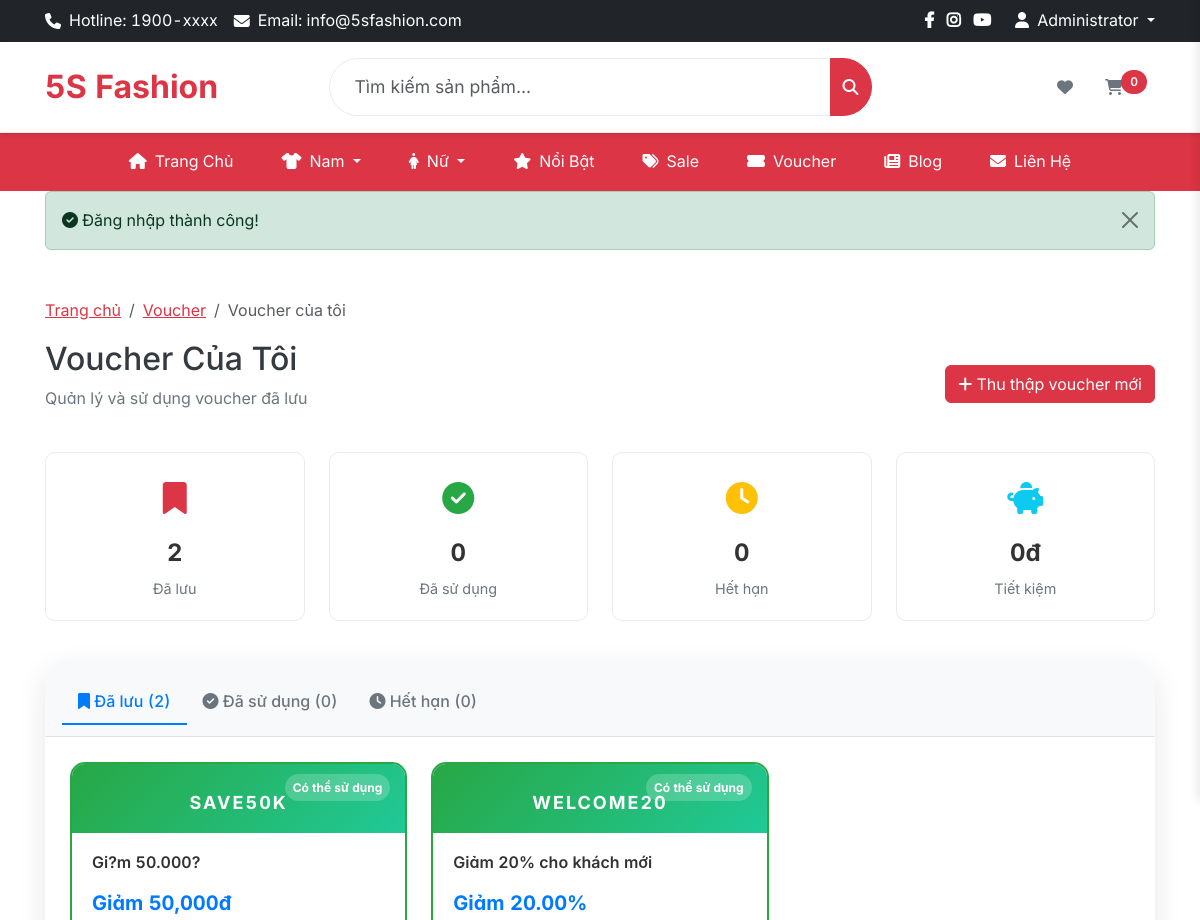
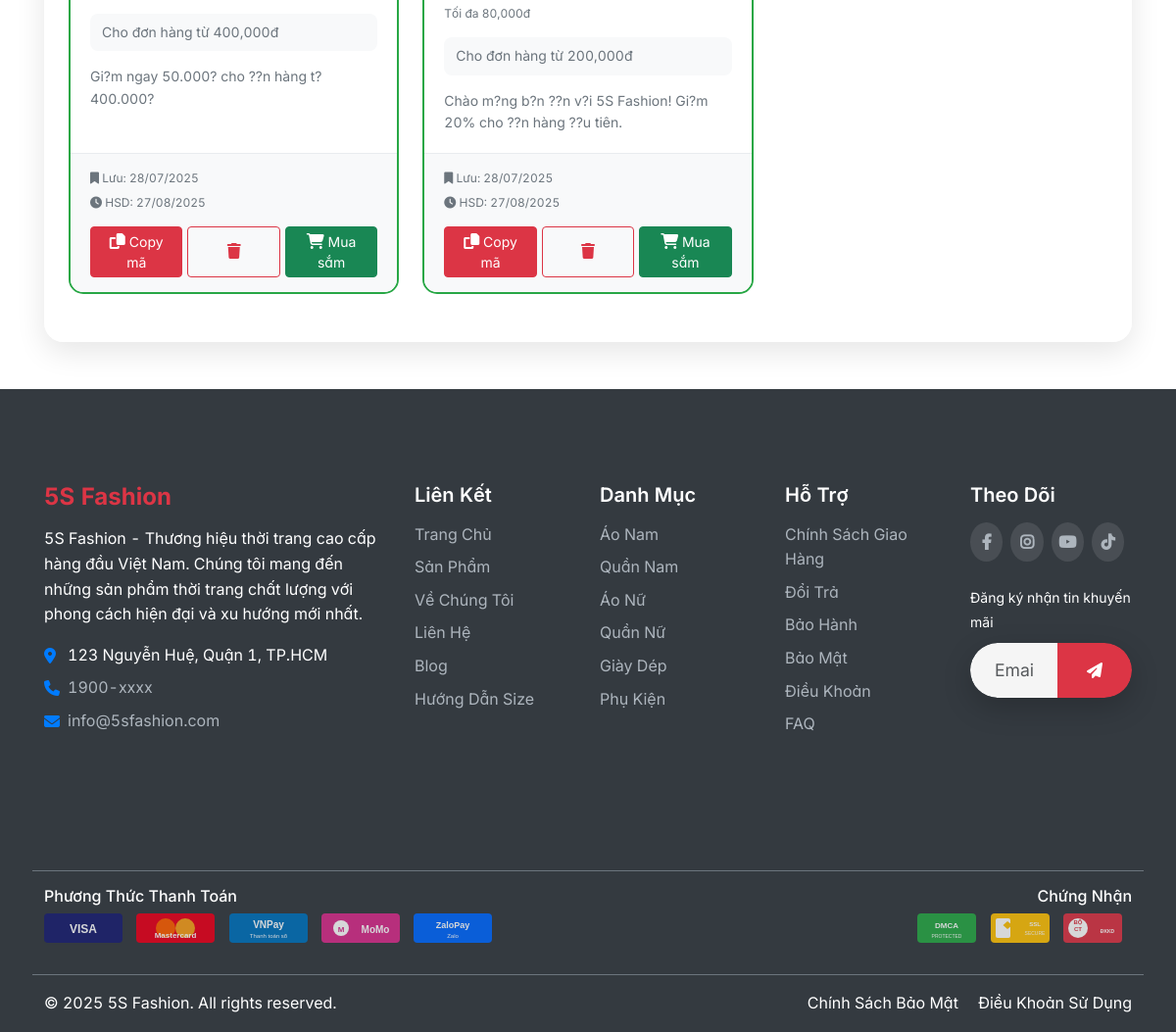
/vouchers/my-vouchers (signed in), run on the app's committed database (2 pictures, top to bottom).
### tables this page shows
CREATE TABLE IF NOT EXISTS `user_coupons` (
  `id` int NOT NULL AUTO_INCREMENT,
  `user_id` int NOT NULL,
  `coupon_id` int NOT NULL,
  `saved_at` timestamp NOT NULL DEFAULT CURRENT_TIMESTAMP,
  `used_at` timestamp NULL DEFAULT NULL,
  `status` enum('saved','used','expired') DEFAULT 'saved',
  PRIMARY KEY (`id`),
  UNIQUE KEY `user_coupon_unique` (`user_id`,`coupon_id`),
  KEY `user_coupons_user_id_foreign` (`user_id`),
  KEY `user_coupons_coupon_id_foreign` (`coupon_id`),
  KEY `user_coupons_status_index` (`status`)
);

CREATE TABLE IF NOT EXISTS `coupons` (
  `id` int NOT NULL AUTO_INCREMENT,
  `code` varchar(50) NOT NULL,
  `name` varchar(100) NOT NULL,
  `description` text,
  `type` enum('percentage','fixed_amount') NOT NULL,
  `value` decimal(10,2) NOT NULL,
  `minimum_amount` decimal(10,2) DEFAULT NULL,
  `maximum_discount` decimal(10,2) DEFAULT NULL,
  `usage_limit` int DEFAULT NULL,
  `used_count` int DEFAULT '0',
  `user_limit` int DEFAULT NULL,
  `valid_from` timestamp NULL DEFAULT NULL,
  `valid_until` timestamp NULL DEFAULT NULL,
  `status` enum('active','inactive','expired') DEFAULT 'active',
  `is_featured` tinyint(1) DEFAULT '0',
  `created_at` timestamp NOT NULL DEFAULT CURRENT_TIMESTAMP,
  `updated_at` timestamp NOT NULL DEFAULT CURRENT_TIMESTAMP ON UPDATE CURRENT_TIMESTAMP,
  PRIMARY KEY (`id`),
  UNIQUE KEY `coupons_code_unique` (`code`),
  KEY `coupons_status_index` (`status`),
  KEY `coupons_valid_from_index` (`valid_from`),
  KEY `coupons_valid_until_index` (`valid_until`)
);

### app/views/client/vouchers/my-vouchers.php (the view, shortened to what the rows shown need)
<div class="container my-5">
    <div class="row mb-4">
        <div class="col-12">
            <nav aria-label="breadcrumb">
                <ol class="breadcrumb">
                    <li class="breadcrumb-item"><a href="/5s-fashion">Trang chủ</a></li>
                    <li class="breadcrumb-item"><a href="/5s-fashion/vouchers">Voucher</a></li>
                    <li class="breadcrumb-item active">Voucher của tôi</li>
                </ol>
            </nav>
            <div class="d-flex justify-content-between align-items-center">
                <div>
                    <h1 class="h2 mb-2">Voucher Của Tôi</h1>
                    <p class="text-muted">Quản lý và sử dụng voucher đã lưu</p>
                </div>
                <div>
                    <a href="/5s-fashion/vouchers" class="btn btn-primary">
                        <i class="fas fa-plus"></i> Thu thập voucher mới
                    </a>
                </div>
            </div>
        </div>
    </div>
    <div class="row mb-4">
        <div class="col-md-3 col-6 mb-3">
            <div class="stats-card text-center">
                <div class="stats-icon">
                    <i class="fas fa-bookmark text-primary"></i>
                </div>
                <div class="stats-number"><?= $stats['saved_count'] ?? 0 ?></div>
                <div class="stats-label">Đã lưu</div>
            </div>
        </div>
        <div class="col-md-3 col-6 mb-3">
            <div class="stats-card text-center">
                <div class="stats-icon">
                    <i class="fas fa-check-circle text-success"></i>
                </div>
                <div class="stats-number"><?= $stats['used_count'] ?? 0 ?></div>
                <div class="stats-label">Đã sử dụng</div>
            </div>
        </div>
        <div class="col-md-3 col-6 mb-3">
            <div class="stats-card text-center">
                <div class="stats-icon">
                    <i class="fas fa-clock text-warning"></i>
                </div>
                <div class="stats-number"><?= $stats['expired_count'] ?? 0 ?></div>
                <div class="stats-label">Hết hạn</div>
            </div>
        </div>
        <div class="col-md-3 col-6 mb-3">
            <div class="stats-card text-center">
                <div class="stats-icon">
                    <i class="fas fa-piggy-bank text-info"></i>
                </div>
                <div class="stats-number"><?= number_format($stats['total_savings'] ?? 0) ?>đ</div>
                <div class="stats-label">Tiết kiệm</div>
            </div>
        </div>
    </div>
    <div class="card">
        <div class="card-header">
            <ul class="nav nav-tabs card-header-tabs" id="voucherTabs">
                <li class="nav-item">
                    <a class="nav-link active" id="saved-tab" data-bs-toggle="tab" href="#saved" role="tab">
                        <i class="fas fa-bookmark"></i> Đã lưu (<?= count($savedCoupons) ?>)
                    </a>
                </li>
                <li class="nav-item">
                    <a class="nav-link" id="used-tab" data-bs-toggle="tab" href="#used" role="tab">
                        <i class="fas fa-check-circle"></i> Đã sử dụng (<?= count($usedCoupons) ?>)
                    </a>
                </li>
                <li class="nav-item">
                    <a class="nav-link" id="expired-tab" data-bs-toggle="tab" href="#expired" role="tab">
                        <i class="fas fa-clock"></i> Hết hạn (<?= count($expiredCoupons) ?>)
                    </a>
                </li>
            </ul>
        </div>
        <div class="card-body">
            <div class="tab-content" id="voucherTabContent">
                <div class="tab-pane fade show active" id="saved" role="tabpanel">
                    <?php if (empty($savedCoupons)): ?>
                        <div class="empty-state text-center py-5">
                            <i class="fas fa-bookmark fa-3x text-muted mb-3"></i>
                            <h4 class="text-muted">Chưa có voucher nào</h4>
                            <p class="text-muted mb-4">Bạn chưa lưu voucher nào. Hãy thu thập voucher để được giảm giá!</p>
                            <a href="/5s-fashion/vouchers" class="btn btn-primary">
                                <i class="fas fa-plus"></i> Thu thập voucher ngay
                            </a>
                        </div>
                    <?php else: ?>
                        <div class="row">
                            <?php foreach ($savedCoupons as $coupon): ?>
                                <div class="col-md-6 col-lg-4 mb-4">
                                    <div class="my-voucher-card saved">
                                        <div class="voucher-header">
                                            <div class="voucher-status">Có thể sử dụng</div>
                                            <div class="voucher-code"><?= htmlspecialchars($coupon['code']) ?></div>
                                        </div>
                                        <div class="voucher-body">
                                            <h5 class="voucher-name"><?= htmlspecialchars($coupon['name']) ?></h5>
                                            <div class="voucher-value">
                                                <?php if ($coupon['type'] === 'percentage'): ?>
                                                    <span class="value-text">Giảm <?= $coupon['value'] ?>%</span>
                                                    <?php if ($coupon['maximum_discount']): ?>
                                                        <span class="value-max">Tối đa <?= number_format($coupon['maximum_discount']) ?>đ</span>
                                                    <?php endif; ?>
                                                <?php else: ?>
                                                    <span class="value-text">Giảm <?= number_format($coupon['value']) ?>đ</span>
                                                <?php endif; ?>
                                            </div>
                                            <?php if ($coupon['minimum_amount']): ?>
                                                <div class="voucher-condition">
                                                    Cho đơn hàng từ <?= number_format($coupon['minimum_amount']) ?>đ
                                                </div>
                                            <?php endif; ?>
                                            <?php if ($coupon['description']): ?>
                                                <p class="voucher-description"><?= htmlspecialchars($coupon['description']) ?></p>
                                            <?php endif; ?>
                                        </div>
                                        <div class="voucher-footer">
                                            <div class="voucher-dates">
                                                <div class="saved-date">
                                                    <i class="fas fa-bookmark"></i> Lưu: <?= date('d/m/Y', strtotime($coupon['saved_at'])) ?>
                                                </div>
                                                <?php if ($coupon['valid_until']): ?>
                                                    <div class="expiry-date">
                                                        <i class="fas fa-clock"></i> HSD: <?= date('d/m/Y', strtotime($coupon['valid_until'])) ?>
                                                    </div>
                                                <?php endif; ?>
                                            </div>
                                            <div class="voucher-actions">
                                                <button class="btn btn-primary btn-sm copy-code"
                                                        data-code="<?= htmlspecialchars($coupon['code']) ?>">
                                                    <i class="fas fa-copy"></i> Copy mã
                                                </button>
                                                <button class="btn btn-outline-danger btn-sm remove-voucher"
                                                        data-coupon-id="<?= $coupon['coupon_id'] ?>">
                                                    <i class="fas fa-trash"></i>
                                                </button>
                                                <a href="/5s-fashion/shop" class="btn btn-success btn-sm">
                                                    <i class="fas fa-shopping-cart"></i> Mua sắm
                                                </a>
                                            </div>
                                        </div>
                                    </div>
                                </div>
                            <?php endforeach; ?>
                        </div>
                    <?php endif; ?>
                </div>
            </div>
        </div>
    </div>
</div>

### app/core/App.php (shortened to what the rows shown need)
<?php
class App
{
    protected $method = 'index';
    protected $params = [];
    public function __construct()
    {
        $url = $this->parseUrl();
        if (isset($url[0]) && $url[0] === 'admin') {
            array_shift($url);
            $this->routeAdmin($url);
        } else {
            $this->routeClient($url);
        }
    }    private function routeAdmin($url)
    {
        $this->controller = 'DashboardController';
        if (isset($url[0], $url[1], $url[2], $url[3])) {
            if ($url[0] === 'products' && $url[2] === 'variants') {
                $this->controller = 'ProductVariantsController';
                $productId = $url[1];
                $action = $url[3];
                if (isset($url[4])) {
                    $variantId = $url[3];
                    $action = $url[4];
                    if ($action === 'data') {
                        $controllerFile = APP_PATH . '/controllers/admin/' . $this->controller . '.php';
                        if (file_exists($controllerFile)) {
                            require_once $controllerFile;
                            $this->controller = new $this->controller;
                            $this->method = 'getVariantData';
                            $this->params = [$variantId];
                            call_user_func_array([$this->controller, $this->method], $this->params);
                            return;
                        }
                    } elseif ($action === 'update') {
                        $controllerFile = APP_PATH . '/controllers/admin/' . $this->controller . '.php';
                        if (file_exists($controllerFile)) {
                            require_once $controllerFile;
                            $this->controller = new $this->controller;
                            $this->method = 'update';
                            $this->params = [$productId, $variantId];
                            call_user_func_array([$this->controller, $this->method], $this->params);
                            return;
                        }
                    } elseif ($action === 'delete') {
                        $controllerFile = APP_PATH . '/controllers/admin/' . $this->controller . '.php';
                        if (file_exists($controllerFile)) {
                            require_once $controllerFile;
                            $this->controller = new $this->controller;
                            $this->method = 'delete';
                            $this->params = [$productId, $variantId];
                            call_user_func_array([$this->controller, $this->method], $this->params);
                            return;
                        }
                    }
                }                $controllerFile = APP_PATH . '/controllers/admin/' . $this->controller . '.php';
                if (file_exists($controllerFile)) {
                    require_once $controllerFile;
                    $this->controller = new $this->controller;
                    switch ($action) {
                        case 'generate':
                            $this->method = 'generateVariants';
                            $this->params = [$productId];
                            break;
                        case 'create':
                            $this->method = 'create';
                            $this->params = [$productId];
                            break;
                        default:
                            $this->method = 'index';
                            $this->params = [$productId];
                            break;
                    }
                    call_user_func_array([$this->controller, $this->method], $this->params);
                    return;
                }
            }
        }
        if (isset($url[0])) {
            $controllerName = ucfirst($url[0]) . 'Controller';
            $controllerFile = APP_PATH . '/controllers/admin/' . $controllerName . '.php';
            if (file_exists($controllerFile)) {
                $this->controller = $controllerName;
                unset($url[0]);
            }
        }
        $controllerFile = APP_PATH . '/controllers/admin/' . $this->controller . '.php';
        if (file_exists($controllerFile)) {
            require_once $controllerFile;
            $this->controller = new $this->controller;
        } else {
            require_once APP_PATH . '/controllers/admin/DashboardController.php';
            $this->controller = new DashboardController();
        }
        if (isset($url[1])) {
            if (method_exists($this->controller, $url[1])) {
                $this->method = $url[1];
                unset($url[1]);
            }
        }
        $this->params = $url ? array_values($url) : [];
        call_user_func_array([$this->controller, $this->method], $this->params);
    }
    private function routeClient($url)
    {
        $routes = include APP_PATH . '/routes/client_routes.php';
        $fullPath = implode('/', $url);
        foreach ($routes as $route => $handler) {
            if ($route === $fullPath || ($route === '' && empty($fullPath))) {
                $this->handleRoute($handler);
                return;
            }
        }
    }
    private function handleRoute($handler)
    {
        if (is_string($handler)) {
            list($controllerName, $method) = explode('@', $handler);
            $controllerFile = APP_PATH . '/controllers/' . $controllerName . '.php';
            if (file_exists($controllerFile)) {
                $this->controller = new $controllerName;
                $this->method = $method;
                call_user_func_array([$this->controller, $this->method], $this->params);
            } else {
                $this->show404();
            }
        }
    }
    public function parseUrl()
    {
        if (isset($_GET['url'])) {
            return explode('/', filter_var(rtrim($_GET['url'], '/'), FILTER_SANITIZE_URL));
        }
        return [];
    }
}

### data on the page
user_coupons: coupon.code "SAVE50K", coupon.name "Gi?m 50.000?", coupon.value "50,000", coupon.minimum_amount "400,000", coupon.description "Gi?m ngay 50.000? cho ??n hàng t? 400.000?", saved_at "28/07/2025", coupon.valid_until "27/08/2025"
user_coupons: coupon.code "WELCOME20", coupon.name "Giảm 20% cho khách mới", coupon.value "20.00", coupon.maximum_discount "80,000", coupon.minimum_amount "200,000", coupon.description "Chào m?ng b?n ??n v?i 5S Fashion! Gi?m 20% cho ??n hàng ??u tiên.", saved_at "28/07/2025", coupon.valid_until "27/08/2025"

### other printed values
getCartCount() "0"
$message "Đăng nhập thành công!"
$stats['saved_count'] "2"
$stats['used_count'] "0"
$stats['expired_count'] "0"
$stats['total_savings'] "0"
count($savedCoupons) "2"
count($usedCoupons) "0"
count($expiredCoupons) "0"
